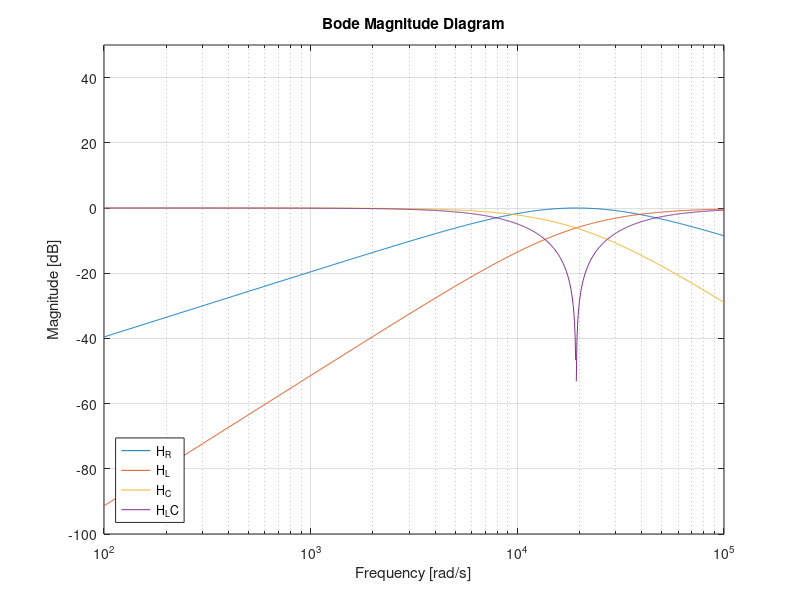

Here is the MATLAB script that generated this plot:
% Prelab:

% Given is a series RLC resonant circuit with R = 390Ω, C = 270 nF 
% and L = 10 mH.
% 1. Name the filter characteristic measured over the different components, com-
% ponent combinations.

% 2. Show the Bode magnitude plot across the resistor, 
% the capacitor, the inductor and across the capacitor 
% and the inductor together. Use a 5 V amplitude and vary the
% frequency starting at 100 Hz up to 100 KHz.

% Develop a Matlab script to plot the four characteristic in one graph.
% Attach the script to the prelab!
% 3. Taking the magnitude across the resistance represents a band-pass filter. 
% Calculate the bandwidth and the Q factor of the circuit. 
% Extract the bandwidth from the Matlab plot and compare.

R = 390; % in ohm
C = 270E-9; % in F
L = 10E-3; % in H

H_R = tf([R*C, 0], [L*C, R*C, 1]);
% The transfer function of the voltage taken across the resistor shows a
% bandpass filter.

H_L = tf([L*C, 0, 0], [L*C, R*C, 1]);
% The transfer function of the voltage across the inductor shows a
% high-pass filter.

H_C = tf(1,  [L*C, R*C, 1]);
% The transfer function of the voltage across the capacitor shows a
% low-pass filter.

H_LC = tf([L*C, 0, 1], [L*C, R*C, 1]);
% The transfer function of the voltage taken across the inductor and the
% capacitor shows a band-stop filter.

% Calculated bandwidth and quality factor:
B_calculated = R/L;
w_0 = 1/sqrt(L*C);
X_0 = sqrt(L/C);
Q_s = X_0/R;

bodemag(H_R,H_L,H_C,H_LC,{1E2, 1E5});
ylim([-100, 50])

% Obtained from the plot, respectively at their 11dB cutoff
% points: -20log10(1/sqrt(2) * 5) and 20log10(1/sqrt(2)*5)
w_2 = 4.73E4;
w_1 = 7.81E3;

B_plot = w_2 - w_1;

legend("H_R", "H_L", "H_C", "H_LC", 'Location', 'southwest');

disp("Plot Bandwidth: " + (w_2 - w_1));

disp("Calculated Quality Factor: " + Q_s);
disp("Calculated Bandwidth: " + B_calculated);

%% Lab data results

% V_C hardcopy first - Low pass filter
% V_L hardcopy second - High pass filter 
% V_R hardcopy third - Band pass filter
% V_LC hardcopy fourth - Band-stop/Notch filter
% At resonance, the Lissajou is linear(a line), at 3100 Hz we see the
% Lissajou turn linear, so that must be the resonant frequency

% Phas shift: -500mDeg to 0 Deg(more conceretely, 0 deg)

% Corner frequencies: 1. 1290Hz  2. 7640Hz
